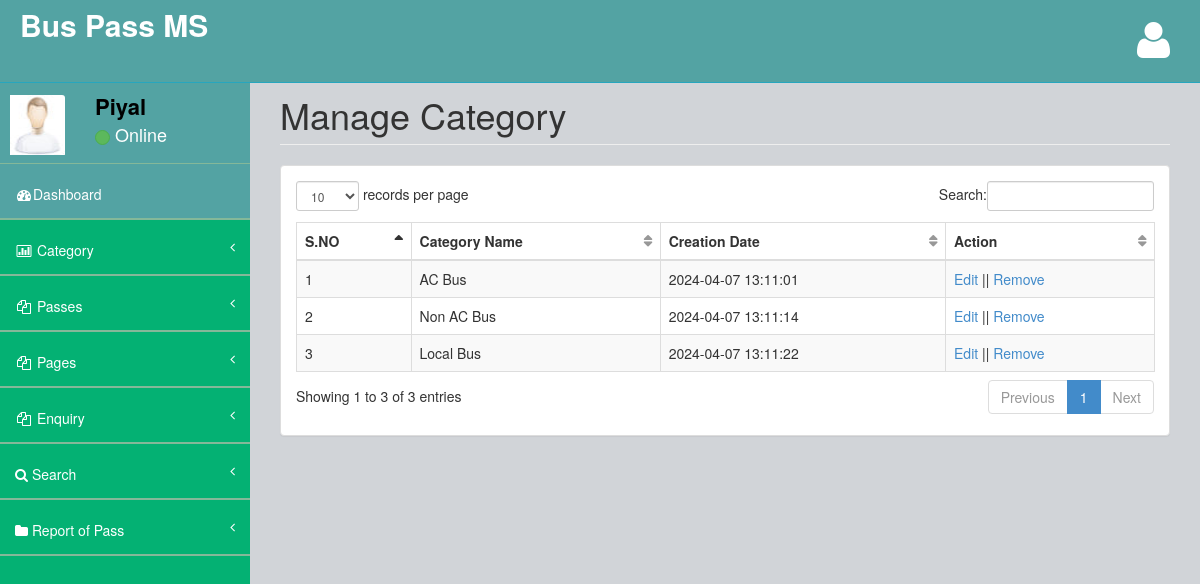
Page /buspassms/admin/manage-category.php (signed in) on the committed database.
### tables this page shows
CREATE TABLE `tblcategory` (
  `ID` int(10) NOT NULL,
  `CategoryName` varchar(200) DEFAULT NULL,
  `CreationDate` timestamp NULL DEFAULT current_timestamp()
);

### buspassms/admin/manage-category.php (the view, shortened to what this page needs)
<?php
include('includes/dbconnection.php');
if (strlen($_SESSION['bpmsaid']==0)) {
  header('location:logout.php');
  } else{
  ?>
<!DOCTYPE html>
<html>
<head>
    <link href="assets/plugins/bootstrap/bootstrap.css" rel="stylesheet" />
    <link href="assets/font-awesome/css/font-awesome.css" rel="stylesheet" />
    <link href="assets/plugins/pace/pace-theme-big-counter.css" rel="stylesheet" />
  <link href="assets/css/style.css" rel="stylesheet" />
      <link href="assets/css/main-style.css" rel="stylesheet" />
    <link href="assets/plugins/dataTables/dataTables.bootstrap.css" rel="stylesheet" />
</head>
<body>
    <div id="wrapper">
       <?php include_once('includes/header.php');?>
        <?php include_once('includes/sidebar.php');?>
        <div id="page-wrapper">
            <div class="row">
                <div class="col-lg-12">
                    <h1 class="page-header">Manage Category</h1>
                </div>
            </div>
            <div class="row">
                <div class="col-lg-12">
                    <div class="panel panel-default">
                        <div class="panel-body">
                            <div class="table-responsive">
                                <table class="table table-striped table-bordered table-hover" id="dataTables-example">
                                    <thead>
                                        <tr>
                                            <th>S.NO</th>
                                            <th>Category Name</th>
                                            <th>Creation Date</th>
                                            <th>Action</th>
                                        </tr>
                                    </thead>
                                    <tbody>
                                        <?php
$sql="SELECT * from tblcategory";
$query = $dbh -> prepare($sql);
$query->execute();
$results=$query->fetchAll(PDO::FETCH_OBJ);
$cnt=1;
if($query->rowCount() > 0)
{
foreach($results as $row)
{               ?>
                                       <tr>
                  <td><?php echo htmlentities($cnt);?></td>
                  <td><?php  echo htmlentities($row->CategoryName);?></td>
                  <td><?php  echo htmlentities($row->CreationDate);?></td>
                  <td><a href="edit-category-detail.php?editid=<?php echo htmlentities ($row->ID);?>">Edit</a> || <a href="manage-category.php?delid=<?php echo ($row->ID);?>" onclick="return confirm('Do you really want to Delete ?');">Remove</i></a></td>
                </tr>
               <?php $cnt=$cnt+1;}} ?>
                                    </tbody>
                                </table>
                            </div>
                        </div>
                    </div>
                </div>
            </div>
        </div>
    </div>
</body>
</html>
<?php }  ?>

### buspassms/admin/includes/sidebar.php (shortened to what this page needs)
<?php
include('includes/dbconnection.php');
?>
        <nav class="navbar-default navbar-static-side" role="navigation">
            <div class="sidebar-collapse">
                <ul class="nav" id="side-menu">
                    <li>
                        <div class="user-section">
                            <div class="user-section-inner">
                                <img src="assets/img/user.jpg" alt="">
                            </div>
                            <div class="user-info">
                                <?php
$aid=$_SESSION['bpmsaid'];
$sql="SELECT AdminName from  tbladmin where ID=:aid";
$query = $dbh -> prepare($sql);
$query->bindParam(':aid',$aid,PDO::PARAM_STR);
$query->execute();
$results=$query->fetchAll(PDO::FETCH_OBJ);
$cnt=1;
if($query->rowCount() > 0)
{
foreach($results as $row)
{               ?>
                                <div><strong><?php  echo $row->AdminName;?></strong></div>
                                <div class="user-text-online">
                                    <span class="user-circle-online btn btn-success btn-circle "></span>&nbsp;Online
                                </div>
                            </div>
                            <?php $cnt=$cnt+1;}} ?>
                        </div>
                    </li>
                    <li class="selected">
                        <a href="dashboard.php"><i class="fa fa-dashboard fa-fw"></i>Dashboard</a>
                    </li>
                    <li>
                        <a href="#"><i class="fa fa-bar-chart-o fa-fw"></i> Category<span class="fa arrow"></span></a>
                    </li>
                    <li>
                        <a href="#"><i class="fa fa-files-o fa-fw"></i> Passes<span class="fa arrow"></span></a>
                    </li>
                    <li>
                        <a href="#"><i class="fa fa-files-o fa-fw"></i> Pages<span class="fa arrow"></span></a>
                    </li>
                    <li>
                        <a href="#"><i class="fa fa-files-o fa-fw"></i> Enquiry<span class="fa arrow"></span></a>
                    </li>
                    <li>
                        <a href="search-pass.php"><i class="fa fa-search"></i>  Search<span class="fa arrow"></span></a>
                        </li>
                        <li>
                        <a href="pass-bwdates-report.php"><i class="fa fa-folder"></i>  Report of Pass<span class="fa arrow"></span></a>
                        </li>
                </ul>
            </div>
        </nav>

### buspassms/admin/assets/css/style.css (style rules this page uses)
body { background-color: #f8f8f8; }
#wrapper { width: 100%; margin-top: 55px!important; background-color:#04B173; }
#page-wrapper { padding: 0 15px; min-height: 568px; background-color:rgb(209, 212, 216); }
.navbar-static-side ul li { border-bottom:1px solid #84B899 !important; }
.arrow { float: right; }
.fa.arrow:before { content: "\f104"; }
@media (min-width:768px) { .navbar-static-side { z-index: 1; position: absolute; width: 250px; } }
table.dataTable thead .sorting, table.dataTable thead .sorting_asc:after, table.dataTable thead .sorting_desc, table.dataTable thead .sorting_asc_disabled, table.dataTable thead .sorting_desc_disabled { background: transparent; }
table.dataTable thead .sorting_asc:after { content: "\f0de"; float: right; font-family: fontawesome; }
table.dataTable thead .sorting:after { content: "\f0dc"; float: right; font-family: fontawesome; color: rgba(50,50,50,.5); }
.btn-circle { width: 30px; height: 30px; padding: 6px 0; border-radius: 15px; text-align: center; font-size: 12px; line-height: 1.428571429; }

### buspassms/admin/assets/css/main-style.css (style rules this page uses)
.user-section-inner { height: 65px; width: 65px; -moz-border-radius: 3px; -webkit-border-radius: 3px; border-radius: 3px; overflow: hidden; display: inline-block; float: left; margin-right: 15px; margin-top: 20px; }
.user-section-inner img { margin-left:10px; width:55px; height:60px; }
.user-info { display: block; color:#000!important; display: inline-block; padding: 15px; margin-bottom: 0px }
.user-text-online { font-size:18px; color:#fff }
.user-circle-online { width: 15px!important; height: 15px!important; }
.nav > li > a { padding: 20px 15px; }
#side-menu { background-color:#04B173; }
#side-menu a { color:#fff; border-bottom: 1px solid #84B899 !important; height: 55px; }
.selected { background-color:rgb(83, 163, 163); }
.navbar-default { border-color: #27A6BE; }
@media (min-width:768px) { #page-wrapper { position: inherit; margin: 0 0 0 250px; padding: 0 30px; min-height: 1000px; } }

### rows in the picture
tblcategory: CategoryName "AC Bus", CreationDate "2024-04-07 13:11:01"
tblcategory: CategoryName "Non AC Bus", CreationDate "2024-04-07 13:11:14"
tblcategory: CategoryName "Local Bus", CreationDate "2024-04-07 13:11:22"

### other values in the picture
$row->AdminName "Piyal"
